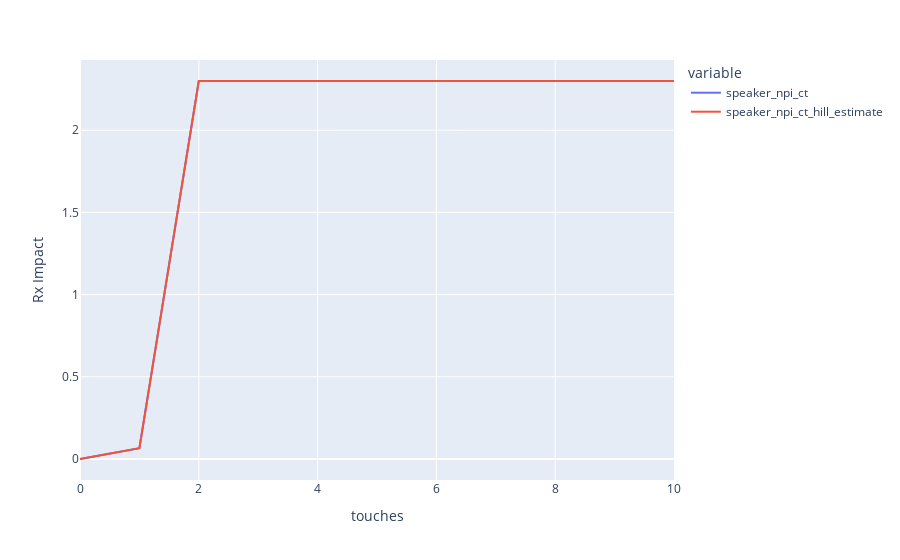

The code cell stored with this chart in its notebook:
### Code cell
response_curves.plot(channel1['resp_df'], 'touches', ['speaker_npi_ct', 'speaker_npi_ct_hill_estimate'])

### Figure 1 — Plotly figure (JSON) as saved in the notebook; plotly's stock layout.template omitted (floating-point values rounded to 4 significant figures)
{"data": [{"hovertemplate": "variable=speaker_npi_ct<br>touches=%{x}<br>value=%{y}<extra></extra>", "legendgroup": "speaker_npi_ct", "line": {"color": "#636efa", "dash": "solid"}, "marker": {"symbol": "circle"}, "mode": "lines", "name": "speaker_npi_ct", "orientation": "v", "showlegend": true, "type": "scatter", "x": [0, 1, 2, 3, 4, 5, 6, 7, 8, 9, 10], "xaxis": "x", "y": [0, 0.0661, 2.299, 2.299, 2.299, 2.299, 2.299, 2.299, 2.299, 2.299, 2.299], "yaxis": "y"}, {"hovertemplate": "variable=speaker_npi_ct_hill_estimate<br>touches=%{x}<br>value=%{y}<extra></extra>", "legendgroup": "speaker_npi_ct_hill_estimate", "line": {"color": "#EF553B", "dash": "solid"}, "marker": {"symbol": "circle"}, "mode": "lines", "name": "speaker_npi_ct_hill_estimate", "orientation": "v", "showlegend": true, "type": "scatter", "x": [0, 1, 2, 3, 4, 5, 6, 7, 8, 9, 10], "xaxis": "x", "y": [0, 0.0661, 2.299, 2.299, 2.299, 2.299, 2.299, 2.299, 2.299, 2.299, 2.299], "yaxis": "y"}], "layout": {"legend": {"title": {"text": "variable"}, "tracegroupgap": 0}, "margin": {"t": 60}, "xaxis": {"anchor": "y", "domain": [0, 1], "title": {"text": "touches"}}, "yaxis": {"anchor": "x", "domain": [0, 1], "title": {"text": "Rx Impact"}}}}
